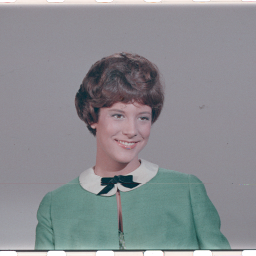
#> input picture 4.1.04.png, 256 x 256 px
$ python main.py
#> lines starting #> are read from the running program, lines starting #| are printed output that depends on the picture; after the words box and inside, x2 and y2 are one past the last pixel; in counts of white or black regions, pixels touching at a corner belong together
### Module.py
import matplotlib.pyplot as plt
import cv2


class Image_processing():

    def __init__(self, image, rows=3, columns=3, size=(10, 10)):

#> called with image = '4.1.04.png', rows = 3, columns = 3, size = (10, 10)
        self.image_bgr = cv2.imread(image)
#> self.image_bgr is the input picture: shape (256, 256, 3); mean B, G, R 144, 140, 137.6
        self.image_bgr_gray = cv2.cvtColor(self.image_bgr, cv2.COLOR_BGR2GRAY)
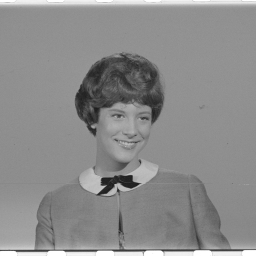
#> self.image_bgr_gray: shape (256, 256); min 28, max 255, mean 139.7
        self.image_rgb = cv2.cvtColor(self.image_bgr, cv2.COLOR_BGR2RGB)
        self.image_fit = cv2.flip(self.image_bgr, 1)
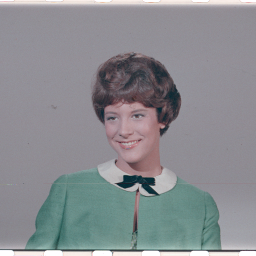
#> self.image_fit: shape (256, 256, 3); mean B, G, R 144, 140, 137.6

        self.image_gray = cv2.cvtColor(self.image_rgb, cv2.COLOR_RGB2GRAY)
        self.image_binary = cv2.threshold(self.image_gray,
                                          128, 255, cv2.THRESH_BINARY)[1]
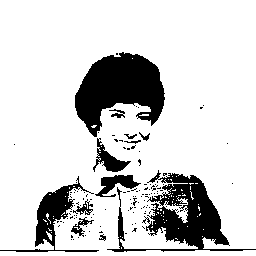
#> self.image_binary: shape (256, 256); 82.3% white; 123 black regions (111 under 20 px), largest, box (x1, y1, x2, y2) and area: (75, 52, 165, 137) 4534, (107, 170, 256, 252) 3923, (0, 176, 99, 252) 1476

        self.image_bitwise_not = cv2.bitwise_not(self.image_bgr_gray)
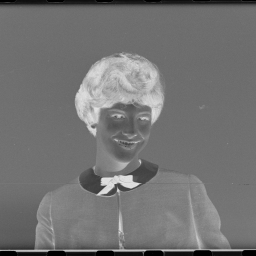
#> self.image_bitwise_not: shape (256, 256); min 0, max 227, mean 115.3
        self.image_gausblur = cv2.GaussianBlur(self.image_bitwise_not, (85, 85), 0)
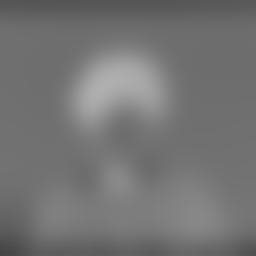
#> self.image_gausblur: shape (256, 256); min 69, max 175, mean 115.6
        self.image_draw = cv2.divide(self.image_bgr_gray,
                                     cv2.bitwise_not(self.image_gausblur), scale=256.0)
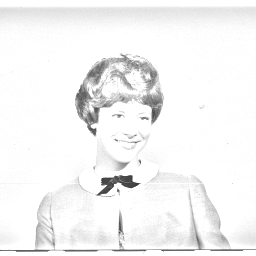
#> self.image_draw: shape (256, 256); min 56, max 255, mean 244.3


        self.height = self.image_bgr.shape[0]
#> self.height = 256
        self.width = self.image_bgr.shape[1]
#> self.width = 256
        self.channels = self.image_bgr.shape[2]
#> self.channels = 3
        self.rows = rows
        self.columns = columns
        self.id = 0
        self.figure = plt.figure(figsize=(size))


    # [6 lines left out: function array_images, not called in this run]

    def save_images(self):
        for i in range(len(self.list_images)):
            cv2.imwrite(f'image_0{i}.png', self.list_images[i])


    def plots(self,axis='off'):
        self.figure.add_subplot(self.rows, self.columns, 1)
        plt.imshow(self.image_rgb)
        plt.axis(axis)

        self.figure.add_subplot(self.rows, self.columns, 2)
        plt.imshow(self.image_bgr)
        plt.axis(axis)

        self.figure.add_subplot(self.rows, self.columns, 3)
        plt.imshow(cv2.cvtColor(self.image_fit, cv2.COLOR_BGR2RGB))
        plt.axis(axis)

        self.figure.add_subplot(self.rows, self.columns, 4)
        plt.imshow(self.image_gray, cmap='gray')
        plt.axis(axis)

        self.figure.add_subplot(self.rows, self.columns, 5)
        plt.imshow(self.image_binary, cmap='gray')
        plt.axis(axis)

        self.figure.add_subplot(self.rows, self.columns, 6)
        plt.imshow(self.image_binary, cmap='binary')
        plt.axis(axis)

        self.figure.add_subplot(self.rows, self.columns, 7)
        plt.imshow(cv2.cvtColor(self.image_bitwise_not, cv2.COLOR_BGR2RGB))
        plt.axis(axis)

        self.figure.add_subplot(self.rows, self.columns, 8)
        plt.imshow(cv2.cvtColor(self.image_gausblur, cv2.COLOR_BGR2RGB))
        plt.axis(axis)

        self.figure.add_subplot(self.rows, self.columns, 9)
        plt.imshow(cv2.cvtColor(self.image_draw, cv2.COLOR_BGR2RGB))
        plt.axis(axis)


    def show_all(self, draw=True, save=False):
#> called with draw = True, save = False
        if draw:
            self.plots()
            if save:
                plt.savefig('Image_processing.png', format='png')
            plt.show()
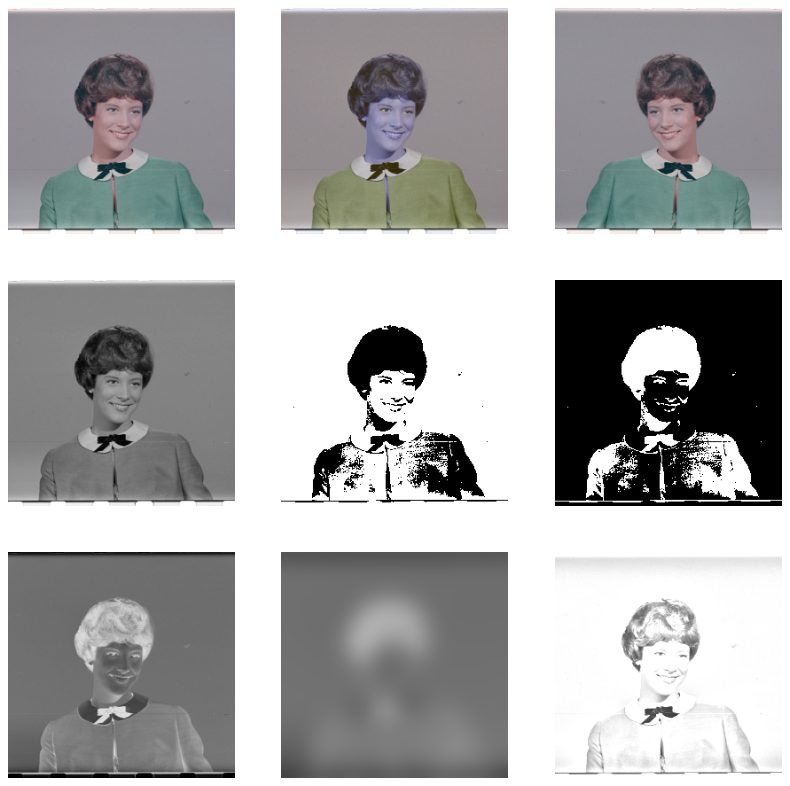
#> figure drawn by matplotlib, 9 panels; B, G, R data is drawn as R, G, B

### main.py
from Module import*


def main():
    image = Image_processing('4.1.04.png')
    image.show_all()


if __name__=='__main__':
    main()
